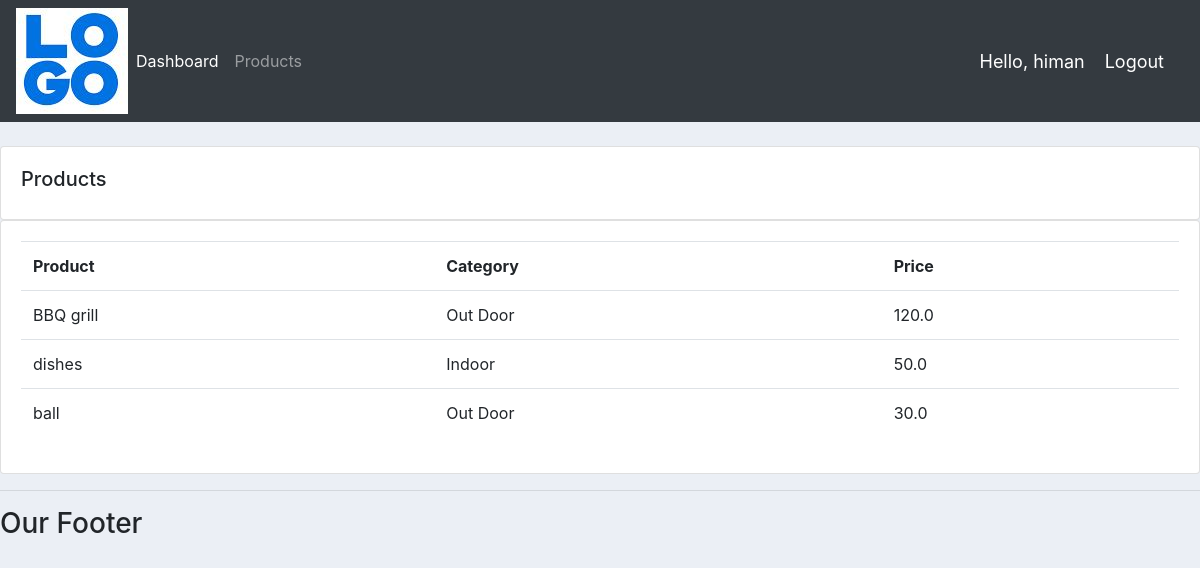
Screenshot of /products/ (signed in) with the database file from the repository.
### accounts/models.py (models this page shows, shortened)
class Product(models.Model):
    CATEGORY = (
        ('Indoor','Indoor'),
        ('Out Door','Out Door'),
    )
    name = models.CharField(max_length=200, null=True)
    price = models.FloatField(null = True)
    category = models.CharField(max_length=200, null=True, choices = CATEGORY)
    description = models.CharField(max_length=200, null=True, blank=True)
    date_created = models.DateField(auto_now_add=True, null=True )
    tags = models.ManyToManyField(Tag)

### accounts/decorator.py (the view)
        def wrapper_func(request, *args, **kwargs):
            group=None
            if request.user.groups.exists():
                group = request.user.groups.all()[0].name
            if group in allowed_roles:
                return view_func(request,*args,**kwargs)
            else:
                return HttpResponse('you are not authorized to view this page')

### accounts/decorator.py (called while the page is built)
def allowed_users(allowed_roles=[]):
    def decorator(view_func):
        def wrapper_func(request, *args, **kwargs):
            group=None
            if request.user.groups.exists():
                group = request.user.groups.all()[0].name
            if group in allowed_roles:
                return view_func(request,*args,**kwargs)
            else:
                return HttpResponse('you are not authorized to view this page')
        return wrapper_func
    return decorator

### accounts/views.py (called while the page is built)
@login_required(login_url='login')
@allowed_users(allowed_roles=['admin'])
def products(request):
    products = Product.objects.all()
    return render(request,'accounts/products.html', {'products':products})

### accounts/templates/accounts/products.html
{%  extends 'accounts/main.html' %}
{% block content %}
		<br>
		<div class="row">
			<div class="col-md">
				<div class="card card-body">
					<h5>Products</h5>
				</div>
				<div class="card card-body">
					<table class="table">
							<tr>
								<th>Product</th>
								<th>Category</th>
								<th>Price</th>
							</tr>
						{% for i in products %}
							<tr>
								<td>{{ i.name }}</td>
								<td>{{ i.category }}</td>
								<td>{{ i.price }}</td>
							</tr>
						{% endfor %}
					</table>
				</div>
			</div>
		</div>
{% endblock content %}

### accounts/templates/accounts/Navbar.html (shortened to what this page needs)
{% load static %}
<nav class="navbar navbar-expand-lg navbar-dark bg-dark">
  <img src="{% static 'images/logo.jpg'%}">
  <div class="collapse navbar-collapse" id="navbarNavDropdown">
    <ul class="navbar-nav">
      {% if request.user.is_staff %}
      <li class="nav-item active">
        <a class="nav-link" href="{% url 'home' %}">Dashboard</a>
      </li>
      <li class="nav-item">
        <a class="nav-link" href="{% url 'products' %}">Products</a>
      </li>
      {% else %}
      <li class="nav-item">
        <a class="nav-link" href="{% url 'account' %}">Settings</a>
      </li>
      {% endif %}
    </ul>
  </div>
  <span class= "hello-msg">Hello, {{request.user}}</span>
  <span><a class= "hello-msg" href="{% url 'logout' %}">Logout</a></span>
</nav>

### static/css/main.css (style rules this page uses)
body { background-color: #ebeff5; }

### accounts/templates/accounts/Navbar.html (style rules this page uses)
.hello-msg { font-size: 18px; color: #fff; margin-right: 20px; }

### rows the page displays
Product: name "BBQ grill", category "Out Door", price "120.0"
Product: name "dishes", category "Indoor", price "50.0"
Product: name "ball", category "Out Door", price "30.0"

### other values shown
{{ request.user }} "himan"
